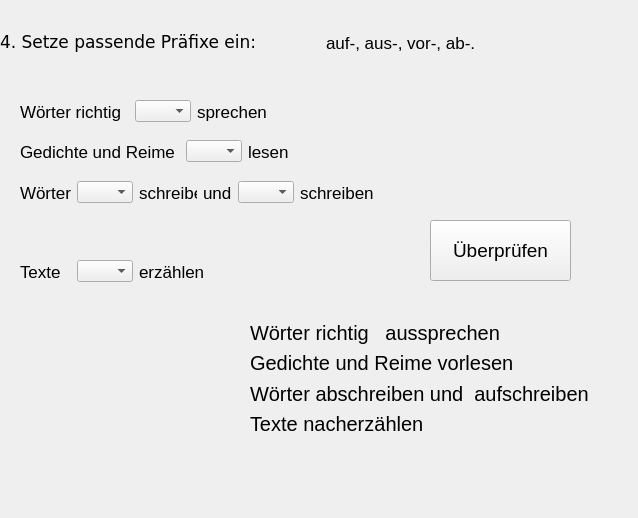
<?xml version="1.0" encoding="UTF-8"?>
<ui version="4.0">
 <class>Form</class>
 <widget class="QWidget" name="Form">
  <property name="geometry">
   <rect>
    <x>0</x>
    <y>0</y>
    <width>638</width>
    <height>518</height>
   </rect>
  </property>
  <property name="windowTitle">
   <string>Form</string>
  </property>
  <widget class="QWidget" name="layoutWidget">
   <property name="geometry">
    <rect>
     <x>20</x>
     <y>140</y>
     <width>284</width>
     <height>23</height>
    </rect>
   </property>
   <layout class="QHBoxLayout" name="horizontalLayout_3">
    <item>
     <widget class="QLabel" name="label_5">
      <property name="font">
       <font>
        <pointsize>13</pointsize>
       </font>
      </property>
      <property name="text">
       <string>Gedichte und Reime </string>
      </property>
     </widget>
    </item>
    <item>
     <widget class="QComboBox" name="comboBox_2">
      <item>
       <property name="text">
        <string/>
       </property>
      </item>
      <item>
       <property name="text">
        <string>aus</string>
       </property>
      </item>
      <item>
       <property name="text">
        <string>auf</string>
       </property>
      </item>
      <item>
       <property name="text">
        <string>nach</string>
       </property>
      </item>
      <item>
       <property name="text">
        <string>vor</string>
       </property>
      </item>
      <item>
       <property name="text">
        <string>ab</string>
       </property>
      </item>
     </widget>
    </item>
    <item>
     <widget class="QLabel" name="label_6">
      <property name="font">
       <font>
        <pointsize>13</pointsize>
       </font>
      </property>
      <property name="text">
       <string>lesen</string>
      </property>
     </widget>
    </item>
   </layout>
  </widget>
  <widget class="QWidget" name="layoutWidget_2">
   <property name="geometry">
    <rect>
     <x>20</x>
     <y>260</y>
     <width>185</width>
     <height>23</height>
    </rect>
   </property>
   <layout class="QHBoxLayout" name="horizontalLayout_6">
    <item>
     <widget class="QLabel" name="label_10">
      <property name="font">
       <font>
        <pointsize>13</pointsize>
       </font>
      </property>
      <property name="text">
       <string>Texte</string>
      </property>
     </widget>
    </item>
    <item>
     <widget class="QComboBox" name="comboBox_5">
      <item>
       <property name="text">
        <string/>
       </property>
      </item>
      <item>
       <property name="text">
        <string>aus</string>
       </property>
      </item>
      <item>
       <property name="text">
        <string>auf</string>
       </property>
      </item>
      <item>
       <property name="text">
        <string>nach</string>
       </property>
      </item>
      <item>
       <property name="text">
        <string>vor</string>
       </property>
      </item>
      <item>
       <property name="text">
        <string>ab</string>
       </property>
      </item>
     </widget>
    </item>
    <item>
     <widget class="QLabel" name="label_11">
      <property name="font">
       <font>
        <pointsize>13</pointsize>
       </font>
      </property>
      <property name="text">
       <string>erzählen</string>
      </property>
     </widget>
    </item>
   </layout>
  </widget>
  <widget class="QPushButton" name="pushButton">
   <property name="geometry">
    <rect>
     <x>430</x>
     <y>220</y>
     <width>141</width>
     <height>61</height>
    </rect>
   </property>
   <property name="font">
    <font>
     <pointsize>14</pointsize>
    </font>
   </property>
   <property name="text">
    <string>Überprüfen</string>
   </property>
  </widget>
  <widget class="QWidget" name="">
   <property name="geometry">
    <rect>
     <x>0</x>
     <y>30</y>
     <width>645</width>
     <height>25</height>
    </rect>
   </property>
   <layout class="QHBoxLayout" name="horizontalLayout">
    <item>
     <widget class="QLabel" name="label">
      <property name="font">
       <font>
        <family>Verdana</family>
        <pointsize>13</pointsize>
       </font>
      </property>
      <property name="text">
       <string>4. Setze passende Präfixe ein: </string>
      </property>
     </widget>
    </item>
    <item>
     <widget class="QLabel" name="label_2">
      <property name="palette">
       <palette>
        <active>
         <colorrole role="WindowText">
          <brush brushstyle="SolidPattern">
           <color alpha="255">
            <red>0</red>
            <green>0</green>
            <blue>0</blue>
           </color>
          </brush>
         </colorrole>
         <colorrole role="Button">
          <brush brushstyle="SolidPattern">
           <color alpha="255">
            <red>91</red>
            <green>227</green>
            <blue>18</blue>
           </color>
          </brush>
         </colorrole>
         <colorrole role="Light">
          <brush brushstyle="SolidPattern">
           <color alpha="255">
            <red>158</red>
            <green>255</green>
            <blue>106</blue>
           </color>
          </brush>
         </colorrole>
         <colorrole role="Midlight">
          <brush brushstyle="SolidPattern">
           <color alpha="255">
            <red>124</red>
            <green>241</green>
            <blue>62</blue>
           </color>
          </brush>
         </colorrole>
         <colorrole role="Dark">
          <brush brushstyle="SolidPattern">
           <color alpha="255">
            <red>45</red>
            <green>113</green>
            <blue>9</blue>
           </color>
          </brush>
         </colorrole>
         <colorrole role="Mid">
          <brush brushstyle="SolidPattern">
           <color alpha="255">
            <red>60</red>
            <green>151</green>
            <blue>12</blue>
           </color>
          </brush>
         </colorrole>
         <colorrole role="Text">
          <brush brushstyle="SolidPattern">
           <color alpha="255">
            <red>0</red>
            <green>0</green>
            <blue>0</blue>
           </color>
          </brush>
         </colorrole>
         <colorrole role="BrightText">
          <brush brushstyle="SolidPattern">
           <color alpha="255">
            <red>255</red>
            <green>255</green>
            <blue>255</blue>
           </color>
          </brush>
         </colorrole>
         <colorrole role="ButtonText">
          <brush brushstyle="SolidPattern">
           <color alpha="255">
            <red>0</red>
            <green>0</green>
            <blue>0</blue>
           </color>
          </brush>
         </colorrole>
         <colorrole role="Base">
          <brush brushstyle="SolidPattern">
           <color alpha="255">
            <red>255</red>
            <green>255</green>
            <blue>255</blue>
           </color>
          </brush>
         </colorrole>
         <colorrole role="Window">
          <brush brushstyle="SolidPattern">
           <color alpha="255">
            <red>91</red>
            <green>227</green>
            <blue>18</blue>
           </color>
          </brush>
         </colorrole>
         <colorrole role="Shadow">
          <brush brushstyle="SolidPattern">
           <color alpha="255">
            <red>0</red>
            <green>0</green>
            <blue>0</blue>
           </color>
          </brush>
         </colorrole>
         <colorrole role="AlternateBase">
          <brush brushstyle="SolidPattern">
           <color alpha="255">
            <red>173</red>
            <green>241</green>
            <blue>136</blue>
           </color>
          </brush>
         </colorrole>
         <colorrole role="ToolTipBase">
          <brush brushstyle="SolidPattern">
           <color alpha="255">
            <red>255</red>
            <green>255</green>
            <blue>220</blue>
           </color>
          </brush>
         </colorrole>
         <colorrole role="ToolTipText">
          <brush brushstyle="SolidPattern">
           <color alpha="255">
            <red>0</red>
            <green>0</green>
            <blue>0</blue>
           </color>
          </brush>
         </colorrole>
        </active>
        <inactive>
         <colorrole role="WindowText">
          <brush brushstyle="SolidPattern">
           <color alpha="255">
            <red>0</red>
            <green>0</green>
            <blue>0</blue>
           </color>
          </brush>
         </colorrole>
         <colorrole role="Button">
          <brush brushstyle="SolidPattern">
           <color alpha="255">
            <red>91</red>
            <green>227</green>
            <blue>18</blue>
           </color>
          </brush>
         </colorrole>
         <colorrole role="Light">
          <brush brushstyle="SolidPattern">
           <color alpha="255">
            <red>158</red>
            <green>255</green>
            <blue>106</blue>
           </color>
          </brush>
         </colorrole>
         <colorrole role="Midlight">
          <brush brushstyle="SolidPattern">
           <color alpha="255">
            <red>124</red>
            <green>241</green>
            <blue>62</blue>
           </color>
          </brush>
         </colorrole>
         <colorrole role="Dark">
          <brush brushstyle="SolidPattern">
           <color alpha="255">
            <red>45</red>
            <green>113</green>
            <blue>9</blue>
           </color>
          </brush>
         </colorrole>
         <colorrole role="Mid">
          <brush brushstyle="SolidPattern">
           <color alpha="255">
            <red>60</red>
            <green>151</green>
            <blue>12</blue>
           </color>
          </brush>
         </colorrole>
         <colorrole role="Text">
          <brush brushstyle="SolidPattern">
           <color alpha="255">
            <red>0</red>
            <green>0</green>
            <blue>0</blue>
           </color>
          </brush>
         </colorrole>
         <colorrole role="BrightText">
          <brush brushstyle="SolidPattern">
           <color alpha="255">
            <red>255</red>
            <green>255</green>
            <blue>255</blue>
           </color>
          </brush>
         </colorrole>
         <colorrole role="ButtonText">
          <brush brushstyle="SolidPattern">
           <color alpha="255">
            <red>0</red>
            <green>0</green>
            <blue>0</blue>
           </color>
          </brush>
         </colorrole>
         <colorrole role="Base">
          <brush brushstyle="SolidPattern">
           <color alpha="255">
            <red>255</red>
            <green>255</green>
            <blue>255</blue>
           </color>
          </brush>
         </colorrole>
         <colorrole role="Window">
          <brush brushstyle="SolidPattern">
           <color alpha="255">
            <red>91</red>
            <green>227</green>
            <blue>18</blue>
           </color>
          </brush>
         </colorrole>
         <colorrole role="Shadow">
          <brush brushstyle="SolidPattern">
           <color alpha="255">
            <red>0</red>
            <green>0</green>
            <blue>0</blue>
           </color>
          </brush>
         </colorrole>
         <colorrole role="AlternateBase">
          <brush brushstyle="SolidPattern">
           <color alpha="255">
            <red>173</red>
            <green>241</green>
            <blue>136</blue>
           </color>
          </brush>
         </colorrole>
         <colorrole role="ToolTipBase">
          <brush brushstyle="SolidPattern">
           <color alpha="255">
            <red>255</red>
            <green>255</green>
            <blue>220</blue>
           </color>
          </brush>
         </colorrole>
         <colorrole role="ToolTipText">
          <brush brushstyle="SolidPattern">
           <color alpha="255">
            <red>0</red>
            <green>0</green>
            <blue>0</blue>
           </color>
          </brush>
         </colorrole>
        </inactive>
        <disabled>
         <colorrole role="WindowText">
          <brush brushstyle="SolidPattern">
           <color alpha="255">
            <red>45</red>
            <green>113</green>
            <blue>9</blue>
           </color>
          </brush>
         </colorrole>
         <colorrole role="Button">
          <brush brushstyle="SolidPattern">
           <color alpha="255">
            <red>91</red>
            <green>227</green>
            <blue>18</blue>
           </color>
          </brush>
         </colorrole>
         <colorrole role="Light">
          <brush brushstyle="SolidPattern">
           <color alpha="255">
            <red>158</red>
            <green>255</green>
            <blue>106</blue>
           </color>
          </brush>
         </colorrole>
         <colorrole role="Midlight">
          <brush brushstyle="SolidPattern">
           <color alpha="255">
            <red>124</red>
            <green>241</green>
            <blue>62</blue>
           </color>
          </brush>
         </colorrole>
         <colorrole role="Dark">
          <brush brushstyle="SolidPattern">
           <color alpha="255">
            <red>45</red>
            <green>113</green>
            <blue>9</blue>
           </color>
          </brush>
         </colorrole>
         <colorrole role="Mid">
          <brush brushstyle="SolidPattern">
           <color alpha="255">
            <red>60</red>
            <green>151</green>
            <blue>12</blue>
           </color>
          </brush>
         </colorrole>
         <colorrole role="Text">
          <brush brushstyle="SolidPattern">
           <color alpha="255">
            <red>45</red>
            <green>113</green>
            <blue>9</blue>
           </color>
          </brush>
         </colorrole>
         <colorrole role="BrightText">
          <brush brushstyle="SolidPattern">
           <color alpha="255">
            <red>255</red>
            <green>255</green>
            <blue>255</blue>
           </color>
          </brush>
         </colorrole>
         <colorrole role="ButtonText">
          <brush brushstyle="SolidPattern">
           <color alpha="255">
            <red>45</red>
            <green>113</green>
            <blue>9</blue>
           </color>
          </brush>
         </colorrole>
         <colorrole role="Base">
          <brush brushstyle="SolidPattern">
           <color alpha="255">
            <red>91</red>
            <green>227</green>
            <blue>18</blue>
           </color>
          </brush>
         </colorrole>
         <colorrole role="Window">
          <brush brushstyle="SolidPattern">
           <color alpha="255">
            <red>91</red>
            <green>227</green>
            <blue>18</blue>
           </color>
          </brush>
         </colorrole>
         <colorrole role="Shadow">
          <brush brushstyle="SolidPattern">
           <color alpha="255">
            <red>0</red>
            <green>0</green>
            <blue>0</blue>
           </color>
          </brush>
         </colorrole>
         <colorrole role="AlternateBase">
          <brush brushstyle="SolidPattern">
           <color alpha="255">
            <red>91</red>
            <green>227</green>
            <blue>18</blue>
           </color>
          </brush>
         </colorrole>
         <colorrole role="ToolTipBase">
          <brush brushstyle="SolidPattern">
           <color alpha="255">
            <red>255</red>
            <green>255</green>
            <blue>220</blue>
           </color>
          </brush>
         </colorrole>
         <colorrole role="ToolTipText">
          <brush brushstyle="SolidPattern">
           <color alpha="255">
            <red>0</red>
            <green>0</green>
            <blue>0</blue>
           </color>
          </brush>
         </colorrole>
        </disabled>
       </palette>
      </property>
      <property name="font">
       <font>
        <pointsize>13</pointsize>
        <stylestrategy>PreferAntialias</stylestrategy>
       </font>
      </property>
      <property name="cursor">
       <cursorShape>ArrowCursor</cursorShape>
      </property>
      <property name="text">
       <string>auf-, aus-, vor-, ab-.</string>
      </property>
     </widget>
    </item>
   </layout>
  </widget>
  <widget class="QWidget" name="">
   <property name="geometry">
    <rect>
     <x>20</x>
     <y>100</y>
     <width>247</width>
     <height>23</height>
    </rect>
   </property>
   <layout class="QHBoxLayout" name="horizontalLayout_2">
    <item>
     <widget class="QLabel" name="label_3">
      <property name="font">
       <font>
        <pointsize>13</pointsize>
       </font>
      </property>
      <property name="text">
       <string>Wörter richtig   </string>
      </property>
     </widget>
    </item>
    <item>
     <widget class="QComboBox" name="comboBox">
      <item>
       <property name="text">
        <string/>
       </property>
      </item>
      <item>
       <property name="text">
        <string>aus</string>
       </property>
      </item>
      <item>
       <property name="text">
        <string>auf</string>
       </property>
      </item>
      <item>
       <property name="text">
        <string>nach</string>
       </property>
      </item>
      <item>
       <property name="text">
        <string>vor</string>
       </property>
      </item>
      <item>
       <property name="text">
        <string>ab</string>
       </property>
      </item>
     </widget>
    </item>
    <item>
     <widget class="QLabel" name="label_4">
      <property name="font">
       <font>
        <pointsize>13</pointsize>
       </font>
      </property>
      <property name="text">
       <string>sprechen</string>
      </property>
     </widget>
    </item>
   </layout>
  </widget>
  <widget class="QWidget" name="">
   <property name="geometry">
    <rect>
     <x>20</x>
     <y>180</y>
     <width>354</width>
     <height>25</height>
    </rect>
   </property>
   <layout class="QHBoxLayout" name="horizontalLayout_7">
    <item>
     <layout class="QHBoxLayout" name="horizontalLayout_4">
      <item>
       <widget class="QLabel" name="label_7">
        <property name="font">
         <font>
          <pointsize>13</pointsize>
         </font>
        </property>
        <property name="text">
         <string>Wörter</string>
        </property>
       </widget>
      </item>
      <item>
       <widget class="QComboBox" name="comboBox_3">
        <item>
         <property name="text">
          <string/>
         </property>
        </item>
        <item>
         <property name="text">
          <string>aus</string>
         </property>
        </item>
        <item>
         <property name="text">
          <string>auf</string>
         </property>
        </item>
        <item>
         <property name="text">
          <string>nach</string>
         </property>
        </item>
        <item>
         <property name="text">
          <string>vor</string>
         </property>
        </item>
        <item>
         <property name="text">
          <string>ab</string>
         </property>
        </item>
       </widget>
      </item>
      <item>
       <widget class="QLabel" name="label_8">
        <property name="font">
         <font>
          <pointsize>13</pointsize>
         </font>
        </property>
        <property name="text">
         <string>schreiben</string>
        </property>
       </widget>
      </item>
     </layout>
    </item>
    <item>
     <layout class="QHBoxLayout" name="horizontalLayout_5">
      <item>
       <widget class="QLabel" name="label_12">
        <property name="font">
         <font>
          <pointsize>13</pointsize>
         </font>
        </property>
        <property name="text">
         <string>und</string>
        </property>
       </widget>
      </item>
      <item>
       <widget class="QComboBox" name="comboBox_4">
        <item>
         <property name="text">
          <string/>
         </property>
        </item>
        <item>
         <property name="text">
          <string>aus</string>
         </property>
        </item>
        <item>
         <property name="text">
          <string>auf</string>
         </property>
        </item>
        <item>
         <property name="text">
          <string>nach</string>
         </property>
        </item>
        <item>
         <property name="text">
          <string>vor</string>
         </property>
        </item>
        <item>
         <property name="text">
          <string>ab</string>
         </property>
        </item>
       </widget>
      </item>
      <item>
       <widget class="QLabel" name="label_9">
        <property name="font">
         <font>
          <pointsize>13</pointsize>
         </font>
        </property>
        <property name="text">
         <string>schreiben</string>
        </property>
       </widget>
      </item>
     </layout>
    </item>
   </layout>
  </widget>
  <widget class="QWidget" name="">
   <property name="geometry">
    <rect>
     <x>250</x>
     <y>320</y>
     <width>340</width>
     <height>116</height>
    </rect>
   </property>
   <layout class="QVBoxLayout" name="verticalLayout">
    <item>
     <widget class="QLabel" name="answer_label">
      <property name="font">
       <font>
        <pointsize>15</pointsize>
        <weight>50</weight>
        <bold>false</bold>
       </font>
      </property>
      <property name="text">
       <string>Wörter richtig   aussprechen</string>
      </property>
     </widget>
    </item>
    <item>
     <widget class="QLabel" name="answer_label_2">
      <property name="font">
       <font>
        <pointsize>15</pointsize>
       </font>
      </property>
      <property name="text">
       <string>Gedichte und Reime vorlesen</string>
      </property>
     </widget>
    </item>
    <item>
     <widget class="QLabel" name="answer_label_3">
      <property name="font">
       <font>
        <pointsize>15</pointsize>
       </font>
      </property>
      <property name="text">
       <string>Wörter abschreiben und  aufschreiben</string>
      </property>
     </widget>
    </item>
    <item>
     <widget class="QLabel" name="answer_label_4">
      <property name="font">
       <font>
        <pointsize>15</pointsize>
       </font>
      </property>
      <property name="text">
       <string>Texte nacherzählen</string>
      </property>
     </widget>
    </item>
   </layout>
  </widget>
 </widget>
 <resources/>
 <connections>
  <connection>
   <sender>pushButton</sender>
   <signal>clicked()</signal>
   <receiver>answer_label_3</receiver>
   <slot>show()</slot>
   <hints>
    <hint type="sourcelabel">
     <x>500</x>
     <y>250</y>
    </hint>
    <hint type="destinationlabel">
     <x>319</x>
     <y>442</y>
    </hint>
   </hints>
  </connection>
  <connection>
   <sender>pushButton</sender>
   <signal>clicked()</signal>
   <receiver>answer_label</receiver>
   <slot>show()</slot>
   <hints>
    <hint type="sourcelabel">
     <x>500</x>
     <y>250</y>
    </hint>
    <hint type="destinationlabel">
     <x>319</x>
     <y>382</y>
    </hint>
   </hints>
  </connection>
  <connection>
   <sender>pushButton</sender>
   <signal>clicked()</signal>
   <receiver>answer_label_2</receiver>
   <slot>show()</slot>
   <hints>
    <hint type="sourcelabel">
     <x>500</x>
     <y>250</y>
    </hint>
    <hint type="destinationlabel">
     <x>319</x>
     <y>412</y>
    </hint>
   </hints>
  </connection>
  <connection>
   <sender>pushButton</sender>
   <signal>clicked()</signal>
   <receiver>answer_label_4</receiver>
   <slot>show()</slot>
   <hints>
    <hint type="sourcelabel">
     <x>500</x>
     <y>250</y>
    </hint>
    <hint type="destinationlabel">
     <x>319</x>
     <y>472</y>
    </hint>
   </hints>
  </connection>
 </connections>
</ui>
